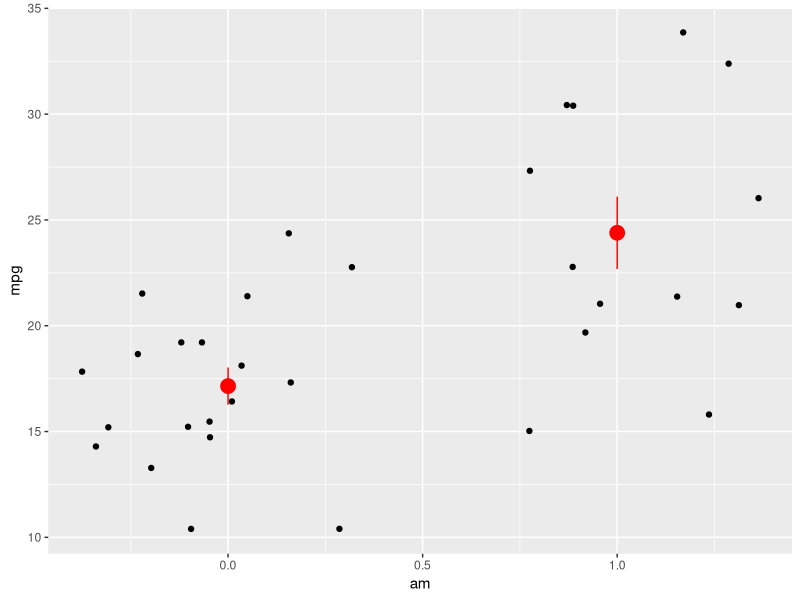

R code for this plot:
## ---- chunk 1
library(tidyverse)
## ---- chunk 2
knitr::opts_chunk$set(fig.pos = 'H',
                      fig.asp = 0.618,
                      fig.width = 4,
                      fig.cap = "", 
                      fig.path = "",
                      echo = FALSE,
                      message = FALSE,
                      fig.show = "hold")
## ---- chunk 3
data(mtcars)

ggplot(mtcars, aes(x = am, y = mpg)) +
  geom_jitter() +
  stat_summary(color = "red", size = 1)
